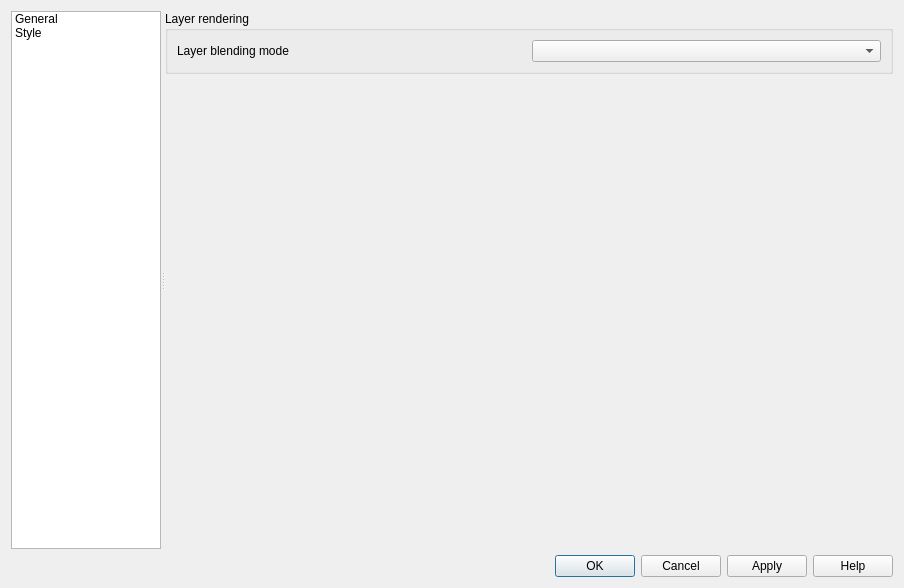
<?xml version="1.0" encoding="UTF-8"?>
<ui version="4.0">
 <class>QgsLabelLayerPropertiesBase</class>
 <widget class="QDialog" name="QgsLabelLayerPropertiesBase">
  <property name="geometry">
   <rect>
    <x>0</x>
    <y>0</y>
    <width>904</width>
    <height>588</height>
   </rect>
  </property>
  <property name="minimumSize">
   <size>
    <width>825</width>
    <height>0</height>
   </size>
  </property>
  <property name="windowTitle">
   <string>Layer Properties</string>
  </property>
  <property name="windowIcon">
   <iconset resource="../../images/images.qrc">
    <normaloff>:/images/icons/qgis-icon-16x16.png</normaloff>:/images/icons/qgis-icon-16x16.png</iconset>
  </property>
  <layout class="QVBoxLayout" name="verticalLayout">
   <item>
    <widget class="QSplitter" name="mOptionsSplitter">
     <property name="orientation">
      <enum>Qt::Horizontal</enum>
     </property>
     <property name="childrenCollapsible">
      <bool>false</bool>
     </property>
     <widget class="QFrame" name="mOptionsListFrame">
      <property name="minimumSize">
       <size>
        <width>0</width>
        <height>0</height>
       </size>
      </property>
      <property name="frameShape">
       <enum>QFrame::NoFrame</enum>
      </property>
      <property name="frameShadow">
       <enum>QFrame::Raised</enum>
      </property>
      <layout class="QVBoxLayout" name="verticalLayout_2">
       <property name="margin">
        <number>0</number>
       </property>
       <item>
        <widget class="QListWidget" name="mOptionsListWidget">
         <property name="minimumSize">
          <size>
           <width>58</width>
           <height>0</height>
          </size>
         </property>
         <property name="maximumSize">
          <size>
           <width>150</width>
           <height>16777215</height>
          </size>
         </property>
         <property name="horizontalScrollBarPolicy">
          <enum>Qt::ScrollBarAlwaysOff</enum>
         </property>
         <property name="editTriggers">
          <set>QAbstractItemView::NoEditTriggers</set>
         </property>
         <property name="iconSize">
          <size>
           <width>32</width>
           <height>32</height>
          </size>
         </property>
         <property name="textElideMode">
          <enum>Qt::ElideNone</enum>
         </property>
         <property name="resizeMode">
          <enum>QListView::Adjust</enum>
         </property>
         <property name="wordWrap">
          <bool>true</bool>
         </property>
         <item>
          <property name="text">
           <string>General</string>
          </property>
          <property name="toolTip">
           <string>General</string>
          </property>
          <property name="icon">
           <iconset resource="../../images/images.qrc">
            <normaloff>:/images/themes/default/propertyicons/general.svg</normaloff>:/images/themes/default/propertyicons/general.svg</iconset>
          </property>
         </item>
         <item>
          <property name="text">
           <string>Style</string>
          </property>
          <property name="toolTip">
           <string>Style</string>
          </property>
          <property name="icon">
           <iconset resource="../../images/images.qrc">
            <normaloff>:/images/themes/default/propertyicons/symbology.png</normaloff>:/images/themes/default/propertyicons/symbology.png</iconset>
          </property>
         </item>
        </widget>
       </item>
      </layout>
     </widget>
     <widget class="QFrame" name="mOptionsFrame">
      <property name="sizePolicy">
       <sizepolicy hsizetype="Expanding" vsizetype="Preferred">
        <horstretch>1</horstretch>
        <verstretch>0</verstretch>
       </sizepolicy>
      </property>
      <property name="frameShape">
       <enum>QFrame::NoFrame</enum>
      </property>
      <property name="frameShadow">
       <enum>QFrame::Raised</enum>
      </property>
      <layout class="QVBoxLayout" name="verticalLayout_3">
       <property name="margin">
        <number>0</number>
       </property>
       <item>
        <widget class="QStackedWidget" name="mOptionsStackedWidget">
         <property name="sizePolicy">
          <sizepolicy hsizetype="Expanding" vsizetype="Expanding">
           <horstretch>0</horstretch>
           <verstretch>0</verstretch>
          </sizepolicy>
         </property>
         <property name="currentIndex">
          <number>1</number>
         </property>
         <widget class="QWidget" name="mOptsPage_General">
          <layout class="QVBoxLayout" name="verticalLayout_14">
           <property name="margin">
            <number>0</number>
           </property>
           <item>
            <widget class="QScrollArea" name="scrollArea">
             <property name="frameShape">
              <enum>QFrame::NoFrame</enum>
             </property>
             <property name="widgetResizable">
              <bool>true</bool>
             </property>
             <widget class="QWidget" name="scrollAreaWidgetContents">
              <property name="geometry">
               <rect>
                <x>0</x>
                <y>0</y>
                <width>730</width>
                <height>537</height>
               </rect>
              </property>
              <layout class="QVBoxLayout" name="verticalLayout_13">
               <property name="margin">
                <number>0</number>
               </property>
               <item>
                <widget class="QgsCollapsibleGroupBox" name="groupBox">
                 <property name="title">
                  <string>Layer info</string>
                 </property>
                 <property name="syncGroup" stdset="0">
                  <string notr="true">vectorgeneral</string>
                 </property>
                 <layout class="QGridLayout" name="gridLayout">
                  <item row="1" column="0">
                   <widget class="QLabel" name="textLabel3">
                    <property name="text">
                     <string>Layer name</string>
                    </property>
                   </widget>
                  </item>
                  <item row="3" column="0">
                   <widget class="QFrame" name="mDataSourceEncodingFrame">
                    <layout class="QHBoxLayout" name="horizontalLayout_4">
                     <property name="margin">
                      <number>0</number>
                     </property>
                    </layout>
                   </widget>
                  </item>
                  <item row="1" column="1">
                   <widget class="QLineEdit" name="mLayerNameLineEdit"/>
                  </item>
                 </layout>
                </widget>
               </item>
               <item>
                <spacer name="verticalSpacer">
                 <property name="orientation">
                  <enum>Qt::Vertical</enum>
                 </property>
                 <property name="sizeHint" stdset="0">
                  <size>
                   <width>20</width>
                   <height>0</height>
                  </size>
                 </property>
                </spacer>
               </item>
              </layout>
             </widget>
            </widget>
           </item>
          </layout>
         </widget>
         <widget class="QWidget" name="mOptsPage_Style">
          <layout class="QVBoxLayout" name="verticalLayout_5">
           <property name="margin">
            <number>0</number>
           </property>
           <item>
            <widget class="QScrollArea" name="scrollArea_2">
             <property name="frameShape">
              <enum>QFrame::NoFrame</enum>
             </property>
             <property name="widgetResizable">
              <bool>true</bool>
             </property>
             <widget class="QWidget" name="scrollAreaWidgetContents_2">
              <property name="geometry">
               <rect>
                <x>0</x>
                <y>0</y>
                <width>730</width>
                <height>537</height>
               </rect>
              </property>
              <layout class="QVBoxLayout" name="verticalLayout_6">
               <property name="margin">
                <number>0</number>
               </property>
               <item>
                <widget class="QgsCollapsibleGroupBox" name="groupBox_2">
                 <property name="title">
                  <string>Layer rendering</string>
                 </property>
                 <property name="collapsed" stdset="0">
                  <bool>false</bool>
                 </property>
                 <property name="saveCollapsedState" stdset="0">
                  <bool>true</bool>
                 </property>
                 <layout class="QGridLayout" name="gridLayout_2">
                  <item row="0" column="0">
                   <widget class="QLabel" name="lblLayerBlend">
                    <property name="text">
                     <string>Layer blending mode</string>
                    </property>
                   </widget>
                  </item>
                  <item row="0" column="1">
                   <widget class="QgsBlendModeComboBox" name="mBlendModeComboBox"/>
                  </item>
                 </layout>
                </widget>
               </item>
               <item>
                <spacer name="verticalSpacer_2">
                 <property name="orientation">
                  <enum>Qt::Vertical</enum>
                 </property>
                 <property name="sizeHint" stdset="0">
                  <size>
                   <width>18</width>
                   <height>253</height>
                  </size>
                 </property>
                </spacer>
               </item>
              </layout>
             </widget>
            </widget>
           </item>
          </layout>
         </widget>
        </widget>
       </item>
      </layout>
     </widget>
    </widget>
   </item>
   <item>
    <widget class="QFrame" name="mButtonBoxFrame">
     <property name="sizePolicy">
      <sizepolicy hsizetype="Preferred" vsizetype="Maximum">
       <horstretch>0</horstretch>
       <verstretch>0</verstretch>
      </sizepolicy>
     </property>
     <property name="frameShape">
      <enum>QFrame::NoFrame</enum>
     </property>
     <property name="frameShadow">
      <enum>QFrame::Raised</enum>
     </property>
     <layout class="QGridLayout" name="gridLayout_btnbox">
      <property name="margin">
       <number>0</number>
      </property>
      <item row="2" column="1" colspan="4">
       <widget class="QDialogButtonBox" name="buttonBox">
        <property name="orientation">
         <enum>Qt::Horizontal</enum>
        </property>
        <property name="standardButtons">
         <set>QDialogButtonBox::Apply|QDialogButtonBox::Cancel|QDialogButtonBox::Help|QDialogButtonBox::Ok</set>
        </property>
       </widget>
      </item>
     </layout>
    </widget>
   </item>
  </layout>
 </widget>
 <customwidgets>
  <customwidget>
   <class>QgsCollapsibleGroupBox</class>
   <extends>QGroupBox</extends>
   <header>qgscollapsiblegroupbox.h</header>
   <container>1</container>
  </customwidget>
  <customwidget>
   <class>QgsBlendModeComboBox</class>
   <extends>QComboBox</extends>
   <header>qgsblendmodecombobox.h</header>
  </customwidget>
 </customwidgets>
 <tabstops>
  <tabstop>buttonBox</tabstop>
  <tabstop>mOptionsListWidget</tabstop>
  <tabstop>scrollArea</tabstop>
  <tabstop>mLayerNameLineEdit</tabstop>
 </tabstops>
 <resources>
  <include location="../../images/images.qrc"/>
 </resources>
 <connections>
  <connection>
   <sender>mOptionsListWidget</sender>
   <signal>currentRowChanged(int)</signal>
   <receiver>mOptionsStackedWidget</receiver>
   <slot>setCurrentIndex(int)</slot>
   <hints>
    <hint type="sourcelabel">
     <x>86</x>
     <y>325</y>
    </hint>
    <hint type="destinationlabel">
     <x>794</x>
     <y>14</y>
    </hint>
   </hints>
  </connection>
 </connections>
</ui>
